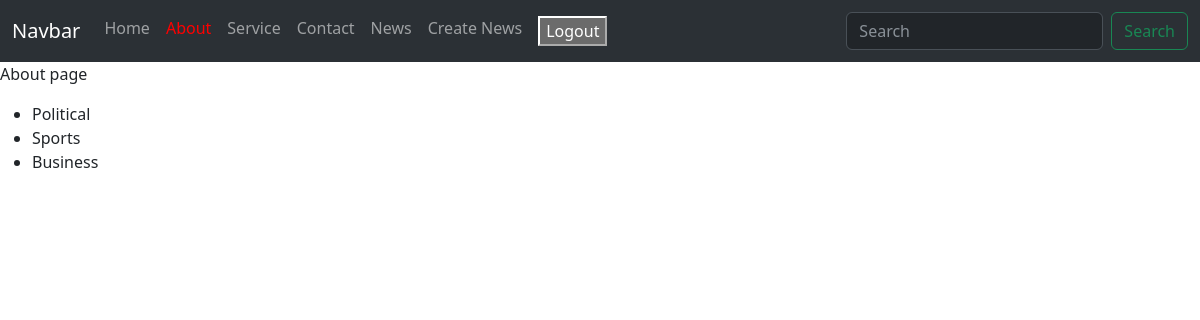
The page /about/ (signed in) on the database its author committed.
### everestapp/models.py (models this page shows, shortened)
class TimeStamp(models.Model):
  created_at=models.DateTimeField(auto_now_add=True)
  updated_at=models.DateTimeField(auto_now=True,null=True,blank=True)
  class Meta:
    abstract=True

class Category(TimeStamp):
  title=models.CharField(max_length=200)
  image=models.ImageField(upload_to='category/',null=True,blank=True)

### everestapp/views.py (the view)
# urls.py: path("about/",ClientAboutView.as_view(), name="clientabout"),
class ClientAboutView(ListView):
  template_name ="clientabout.html"
  model = Category
  context_object_name ='categories'

### templates/clientabout.html
{% extends 'clientbase.html' %}
{% block main %}
<p>About page</p>
<ul>
    {% for cat in categories %}
      <li>
        {{cat.title}}
      </li>
    {% endfor %}
</ul>
{% endblock %}
{% block about%}
active
{% endblock%}

### rows shown on the page
Category: title "Political"
Category: title "Sports"
Category: title "Business"
